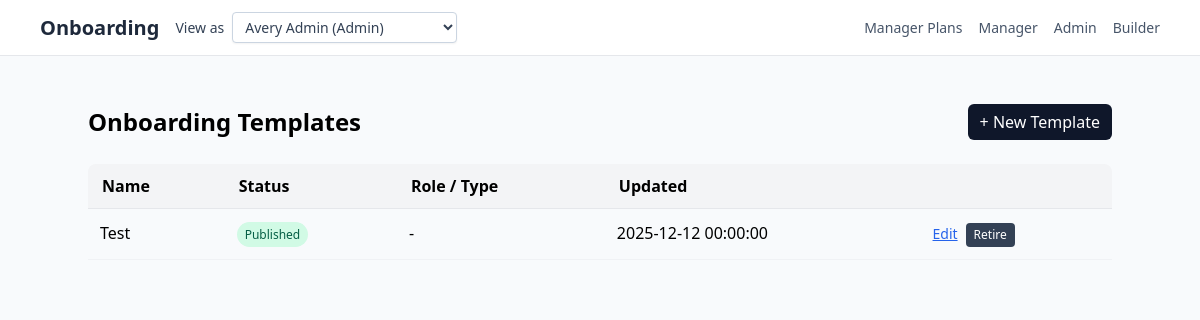
Page /templates on the earlier database version.
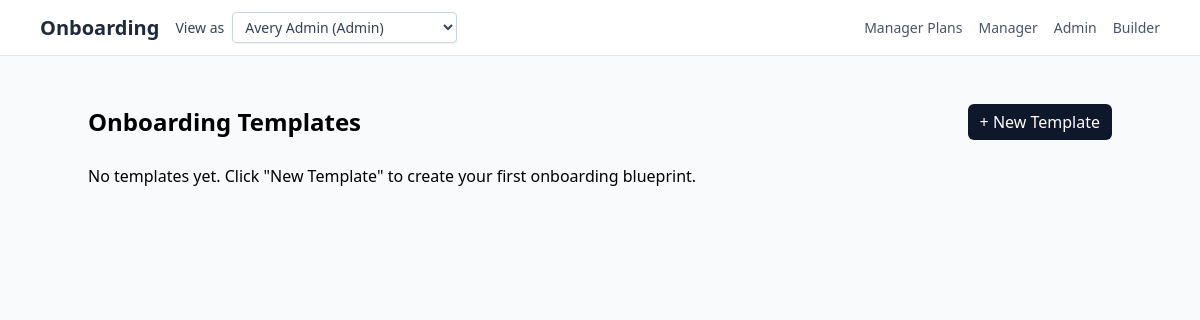
Same page on the later database version.
### Onboarding/models.py (models this page shows, shortened)
class OnboardingTemplate(db.Model):
    __tablename__ = "onboarding_templates"
    id = db.Column(db.Integer, primary_key=True)
    name = db.Column(db.String(200), nullable=False)
    description = db.Column(db.Text, nullable=True)
    status = db.Column(
        db.String(32),
        nullable=False,
        default=TemplateStatusEnum.DRAFT.value,
    )
    target_role = db.Column(db.String(120), nullable=True)  # e.g. 'Engineer'
    department = db.Column(db.String(120), nullable=True)
    location = db.Column(db.String(120), nullable=True)
    estimated_duration_days = db.Column(db.Integer, nullable=True)
    version = db.Column(db.String(50), nullable=True)
    created_by_id = db.Column(db.Integer, db.ForeignKey("users.id"), nullable=True)
    created_by = db.relationship("User", backref="created_templates")
    created_at = db.Column(db.DateTime, nullable=False, default=date.today)
    updated_at = db.Column(
        db.DateTime,
        nullable=False,
        default=date.today,
        onupdate=date.today,
    )
    sections = db.relationship(
        "TemplateSection",
        back_populates="template",
        lazy="selectin",
        cascade="all, delete-orphan",
        order_by="TemplateSection.order_index.asc()",
    )

### app.py (the view)
@app.get("/templates")
def templates_dashboard():
    user = current_user()
    require_builder_or_admin(user)
    templates = OnboardingTemplate.query.order_by(
        OnboardingTemplate.status.asc(),
        OnboardingTemplate.name.asc(),
    ).all()
    return render_template(
        "templates_dashboard.html",
        user=user,
        templates=templates,
    )

### app.py (called while the page is built)
def current_user() -> User:
    email = request.headers.get("X-User-Email") or request.args.get("as_user")
    query = User.query.options(selectinload(User.onboarding_plan))
    if email:
        user = query.filter_by(email=email).first()
        if not user:
            abort(404, description="User not found")
        return user
    user = query.order_by(User.id.asc()).first()
    if not user:
        abort(404, description="No users available")
    return user

def require_builder_or_admin(user: User):
    allowed = {RoleEnum.BUILDER.value, RoleEnum.ADMIN.value}
    if user.role not in allowed:
        abort(403)

@app.context_processor
def inject_build_ts():
    return {"build_ts": int(time.time())}

@app.context_processor
def inject_user_switcher():
    users = User.query.order_by(User.role.asc(), User.full_name.asc()).all()
    active_user = None
    try:
        active_user = current_user()
    except Exception:
        active_user = None
    return {
        "switchable_users": users,
        "nav_current_user": active_user,
    }

### templates/templates_dashboard.html
{% extends "base.html" %}
{% block content %}
  <div class="max-w-5xl mx-auto py-8">
    <div class="flex items-center justify-between mb-6">
      <h1 class="text-2xl font-bold">Onboarding Templates</h1>
      {% if user.role in ["builder", "admin"] %}
        <a href="{{ url_for('new_template_form') }}"
           class="btn btn-primary">
          + New Template
        </a>
      {% endif %}
    </div>
    {% if templates %}
      <table class="table">
        <thead>
          <tr>
            <th>Name</th>
            <th>Status</th>
            <th>Role / Type</th>
            <th>Updated</th>
            <th></th>
          </tr>
        </thead>
        <tbody>
          {% for tpl in templates %}
            <tr>
              <td>{{ tpl.name }}</td>
              <td>
                {% if tpl.status == "published" %}
                  <span class="px-2 py-1 rounded-full text-xs bg-emerald-100 text-emerald-800">
                    Published
                  </span>
                {% elif tpl.status == "retired" %}
                  <span class="px-2 py-1 rounded-full text-xs bg-slate-200 text-slate-800">
                    Retired
                  </span>
                {% else %}
                  <span class="px-2 py-1 rounded-full text-xs bg-amber-100 text-amber-800">
                    Draft
                  </span>
                {% endif %}
              </td>
              <td>{{ tpl.target_role or "-" }}</td>
              <td>{{ tpl.updated_at or "" }}</td>
              <td>
                <div class="flex items-center gap-2">
                  <a href="{{ url_for('edit_template', template_id=tpl.id) }}"
                    class="text-blue-600 underline text-sm">
                    Edit
                  </a>
                  {% if user.role in ["builder", "admin"] %}
                    {% if tpl.status == "draft" %}
                      <form method="post"
                            action="{{ url_for('publish_template', template_id=tpl.id) }}"
                            style="display:inline;">
                        <button type="submit"
                                class="text-xs px-2 py-1 rounded bg-emerald-600 text-white">
                          Publish
                        </button>
                      </form>
                    {% elif tpl.status == "published" %}
                      <form method="post"
                            action="{{ url_for('retire_template', template_id=tpl.id) }}"
                            style="display:inline;">
                        <button type="submit"
                                class="text-xs px-2 py-1 rounded bg-slate-700 text-white">
                          Retire
                        </button>
                      </form>
                    {% endif %}
                  {% endif %}
                </div>
              </td>
            </tr>
          {% endfor %}
        </tbody>
      </table>
    {% else %}
      <p>No templates yet. Click "New Template" to create your first onboarding blueprint.</p>
    {% endif %}
  </div>
{% endblock %}

### templates/base.html (shortened to what this page needs)
<!doctype html>
<html lang="en">
<head>
  <script src="https://cdn.tailwindcss.com"></script>
  <link rel="stylesheet" href="{{ url_for('static', filename='site.css') }}?v={{ build_ts }}">
</head>
<body class="bg-slate-50 min-h-screen">
  <nav class="bg-white border-b sticky top-0 z-10">
    <div class="max-w-6xl mx-auto px-4 py-3 flex items-center gap-4">
      <a href="/weeks" class="text-xl font-semibold text-slate-800">Onboarding</a>
      {% if switchable_users %}
      <form method="get" action="{{ request.path }}" class="flex items-center gap-2 text-sm text-slate-700">
        <label for="user-switch" class="font-medium">View as</label>
        <select
          id="user-switch"
          name="as_user"
          class="rounded border border-slate-300 bg-white px-2 py-1 text-sm text-slate-700 shadow-sm"
          onchange="this.form.submit()"
        >
          {% for switch_user in switchable_users %}
          <option value="{{ switch_user.email }}" {% if nav_current_user and switch_user.id == nav_current_user.id %}selected{% endif %}>
            {{ switch_user.full_name }} ({{ switch_user.role | capitalize }})
          </option>
          {% endfor %}
        </select>
      </form>
      {% endif %}
      <div class="ml-auto flex items-center gap-4 text-sm text-slate-600">
        {% if user.role in ["manager", "admin"] %}
          <a href="{{ url_for('manager_plans') }}"
            class="hover:text-slate-900">
            Manager Plans
          </a>
        {% endif %}
        {% if user.role in ["manager", "admin"] %}
          <a href="/manager/reports"
            class="hover:text-slate-900">
            Manager
          </a>
        {% endif %}
        {% if user.role == "admin" %}
          <a href="/admin/overview"
            class="hover:text-slate-900">
            Admin
          </a>
        {% endif %}
        {% if user.role in ["builder", "admin"] %}
          <a href="/templates"
            class="hover:text-slate-900">
            Builder
          </a>
        {% endif %}
      </div>
  </nav>
  <main class="max-w-6xl mx-auto p-4">
    {% block content %}{% endblock %}
  </main>
</body>
</html>

### Onboarding/static/site.css (style rules this page uses)
.btn { display: inline-block; padding: 6px 12px; border-radius: 6px; border: 0; cursor: pointer; text-align: center; vertical-align: middle; }
.btn-primary { background: #0f172a; color: #fff; }

Differences in the rows shown:
removed OnboardingTemplate: name "Test", status "Published", target_role "-", updated_at "2025-12-12 00:00:00"
Other differences:
text no longer shown: "Name Status Role / Type Updated"
text now shown: "No templates yet. Click \"New Template\" to create your first onboarding blueprint."
